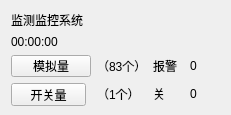
<?xml version="1.0" encoding="UTF-8"?>
<ui version="4.0">
 <class>AllMonitorWidget</class>
 <widget class="QWidget" name="AllMonitorWidget">
  <property name="geometry">
   <rect>
    <x>0</x>
    <y>0</y>
    <width>231</width>
    <height>115</height>
   </rect>
  </property>
  <property name="minimumSize">
   <size>
    <width>231</width>
    <height>115</height>
   </size>
  </property>
  <property name="maximumSize">
   <size>
    <width>231</width>
    <height>115</height>
   </size>
  </property>
  <property name="windowTitle">
   <string>实时监测数据</string>
  </property>
  <layout class="QGridLayout" name="gridLayout">
   <item row="0" column="0">
    <layout class="QVBoxLayout" name="verticalLayout_5">
     <item>
      <widget class="QLabel" name="label">
       <property name="text">
        <string>监测监控系统</string>
       </property>
      </widget>
     </item>
     <item>
      <widget class="QLabel" name="timetext">
       <property name="text">
        <string>00:00:00</string>
       </property>
      </widget>
     </item>
     <item>
      <layout class="QHBoxLayout" name="horizontalLayout">
       <item>
        <layout class="QVBoxLayout" name="verticalLayout">
         <item>
          <widget class="QPushButton" name="simubtn">
           <property name="text">
            <string>模拟量</string>
           </property>
          </widget>
         </item>
         <item>
          <widget class="QPushButton" name="switchbtn">
           <property name="minimumSize">
            <size>
             <width>75</width>
             <height>23</height>
            </size>
           </property>
           <property name="maximumSize">
            <size>
             <width>75</width>
             <height>23</height>
            </size>
           </property>
           <property name="text">
            <string>开关量</string>
           </property>
          </widget>
         </item>
        </layout>
       </item>
       <item>
        <layout class="QVBoxLayout" name="verticalLayout_2">
         <item>
          <widget class="QLabel" name="label_3">
           <property name="text">
            <string>（83个）</string>
           </property>
          </widget>
         </item>
         <item>
          <widget class="QLabel" name="label_4">
           <property name="text">
            <string>（1个）</string>
           </property>
          </widget>
         </item>
        </layout>
       </item>
       <item>
        <layout class="QVBoxLayout" name="verticalLayout_3">
         <item>
          <widget class="QLabel" name="label_5">
           <property name="text">
            <string>报警</string>
           </property>
          </widget>
         </item>
         <item>
          <widget class="QLabel" name="label_6">
           <property name="text">
            <string>关</string>
           </property>
          </widget>
         </item>
        </layout>
       </item>
       <item>
        <layout class="QVBoxLayout" name="verticalLayout_4">
         <item>
          <widget class="QLabel" name="label_7">
           <property name="text">
            <string>0</string>
           </property>
          </widget>
         </item>
         <item>
          <widget class="QLabel" name="label_8">
           <property name="text">
            <string>0</string>
           </property>
          </widget>
         </item>
        </layout>
       </item>
      </layout>
     </item>
    </layout>
   </item>
  </layout>
 </widget>
 <resources/>
 <connections/>
</ui>
